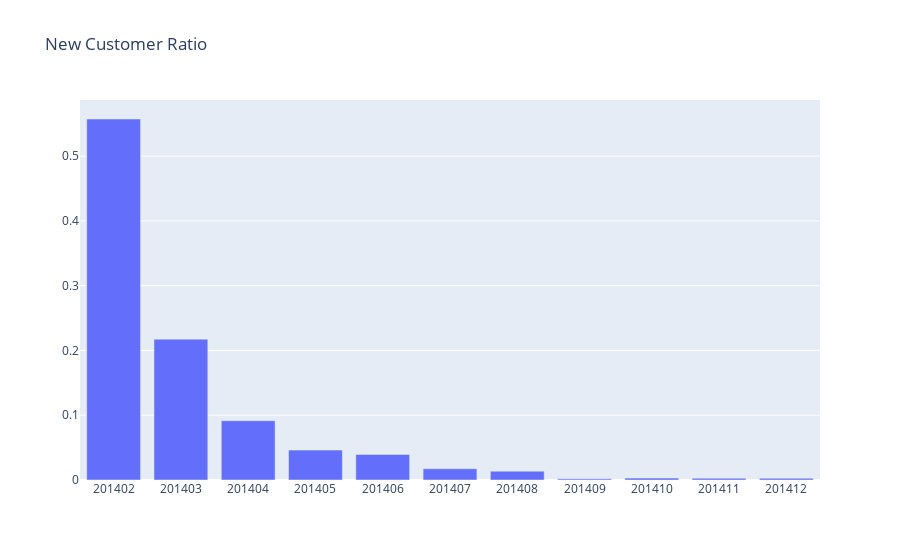

Source (notebook cell):
### Code cell
#plot the result
plot_data = [
    go.Bar(
        x=tx_user_ratio.query("OrderYearMonth>201401 ")['OrderYearMonth'],
        y=tx_user_ratio.query("OrderYearMonth>201401")['Customer_ID'],
    )
]

plot_layout = go.Layout(
        xaxis={"type": "category"},
        title='New Customer Ratio'
    )
fig = go.Figure(data=plot_data, layout=plot_layout)
pyoff.iplot(fig)

### Figure 1 — Plotly figure (JSON) as saved in the notebook; plotly's stock layout.template omitted (floating-point values rounded to 4 significant figures)
{"data": [{"type": "bar", "x": [201402, 201403, 201404, 201405, 201406, 201407, 201408, 201409, 201410, 201411, 201412], "y": [0.5573, 0.2174, 0.09157, 0.04619, 0.03949, 0.01732, 0.01362, 0.001789, 0.002918, 0.002693, 0.002643]}], "layout": {"title": {"text": "New Customer Ratio"}, "xaxis": {"type": "category"}}}
